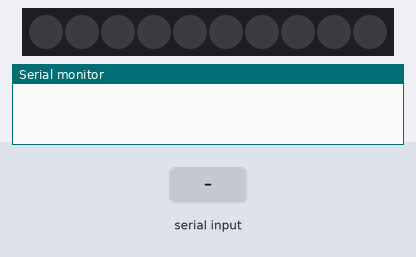
Bench run of a sketch on a simulated Arduino Uno, built with avr-gcc and run on an emulated ATmega328P. Shown: 10 RGB LEDs in strip order, left to right, the last lines printed to the serial monitor. The inputs (shaded band) are chosen by the test bench. Dim RGB values are drawn brighter than linear.

Above: at 1.2 s.
1.3 s: "red 1\n" received over Serial
At 2.4 s:
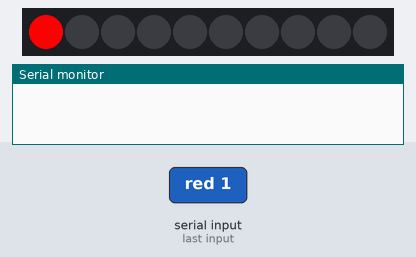
2.8 s: "green 150\n" received over Serial
At 3.7 s:
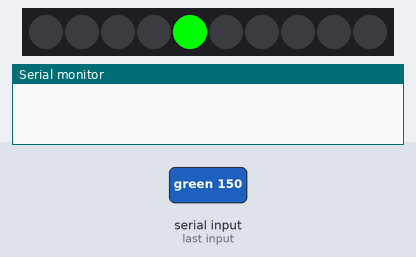
4.3 s: "blue 1\n" received over Serial
At 4.7 s:
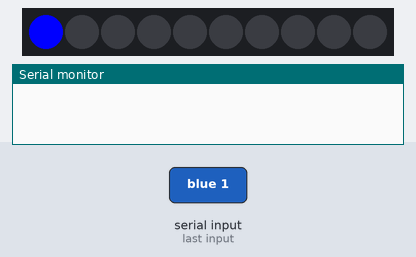
5.8 s: "brightness 1\n" received over Serial
At 6.1 s:
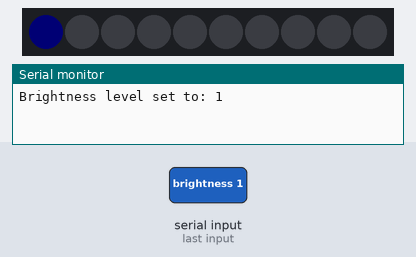
7.3 s: "brightness\n" received over Serial
At 8.4 s:
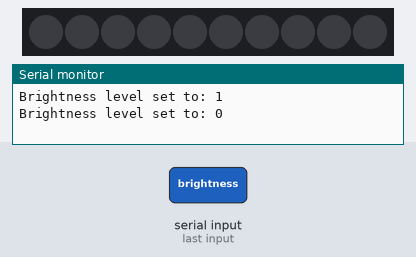
Timing chart, 0 to 9.8 s (numbered marks = the images above; inputs shaded):
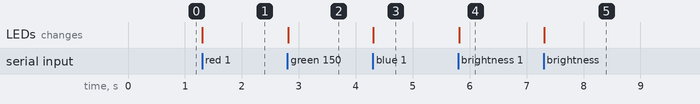

The sketch:

blutooth_code.ino
```cpp
#include <Adafruit_NeoPixel.h>

#define LED_PIN           13
#define LED_COUNT         10
#define LED_DEGREE_SPREAD 36

Adafruit_NeoPixel strip(LED_COUNT, LED_PIN, NEO_GRB + NEO_KHZ800);

int currentLED = -1;
uint32_t color;
int brightness = 255;

void setup() {
  Serial.begin(9600);
  strip.begin();
  strip.show();
}

void loop() {
  if (Serial.available() > 0) {
    String input = Serial.readStringUntil('\n');
    if (input.startsWith("brightness")) {
      brightness = input.substring(11).toInt();
      brightness = constrain(brightness, 0, 255);
      strip.setBrightness(brightness);
      strip.show();


      Serial.print("Brightness level set to: ");
      Serial.println(brightness);
    } else {
      int spaceIndex = input.indexOf(' ');
      if (spaceIndex != -1 && input.length() > spaceIndex + 1) {
        String colorStr = input.substring(0, spaceIndex);
        String degreeStr = input.substring(spaceIndex + 1);
        int degree = degreeStr.toInt();
        if (degree >= 0 && degree <= 360) {
          int ledIndex = map(degree, 0, 360, 0, LED_COUNT);
          if (colorStr.equalsIgnoreCase("red")) {
            color = strip.Color(255, 0, 0);
          } else if (colorStr.equalsIgnoreCase("green")) {
            color = strip.Color(0, 255, 0);
          } else if (colorStr.equalsIgnoreCase("blue")) {
            color = strip.Color(0, 0, 255);
          } else {
            Serial.println("Invalid color input! Please enter 'red', 'green', or 'blue'.");
            return;
          }
          if (ledIndex != currentLED) {
            if (currentLED != -1) {
              turnOffLED(currentLED);
            }
            turnOnLED(ledIndex, color);
            currentLED = ledIndex;
          }
        } else {
          Serial.println("Invalid degree input! Please enter a value between 0 and 360.");
        }
      } else {
        Serial.println("Invalid input format! Please enter the color (red, green, or blue) followed by the degree value.");
      }
    }
  }
}

void turnOnLED(int ledIndex, uint32_t color) {
  strip.setPixelColor(ledIndex, color);
  strip.show();
}

void turnOffLED(int ledIndex) {
  if (ledIndex >= 0 && ledIndex < LED_COUNT) {
    strip.setPixelColor(ledIndex, 0); // Turn off the LED at the given index
    strip.show();
  }
}
```

Measured:
- after the input at 1.3 s, the LEDs: change at once (image 1)
- after the input at 2.8 s, the LEDs: change at once (image 2)
- after the input at 4.3 s, the LEDs: change at once (image 3)
- after the input at 5.8 s, the LEDs: change at once (image 4)
- after the input at 7.3 s, the LEDs: change at once (image 5)
